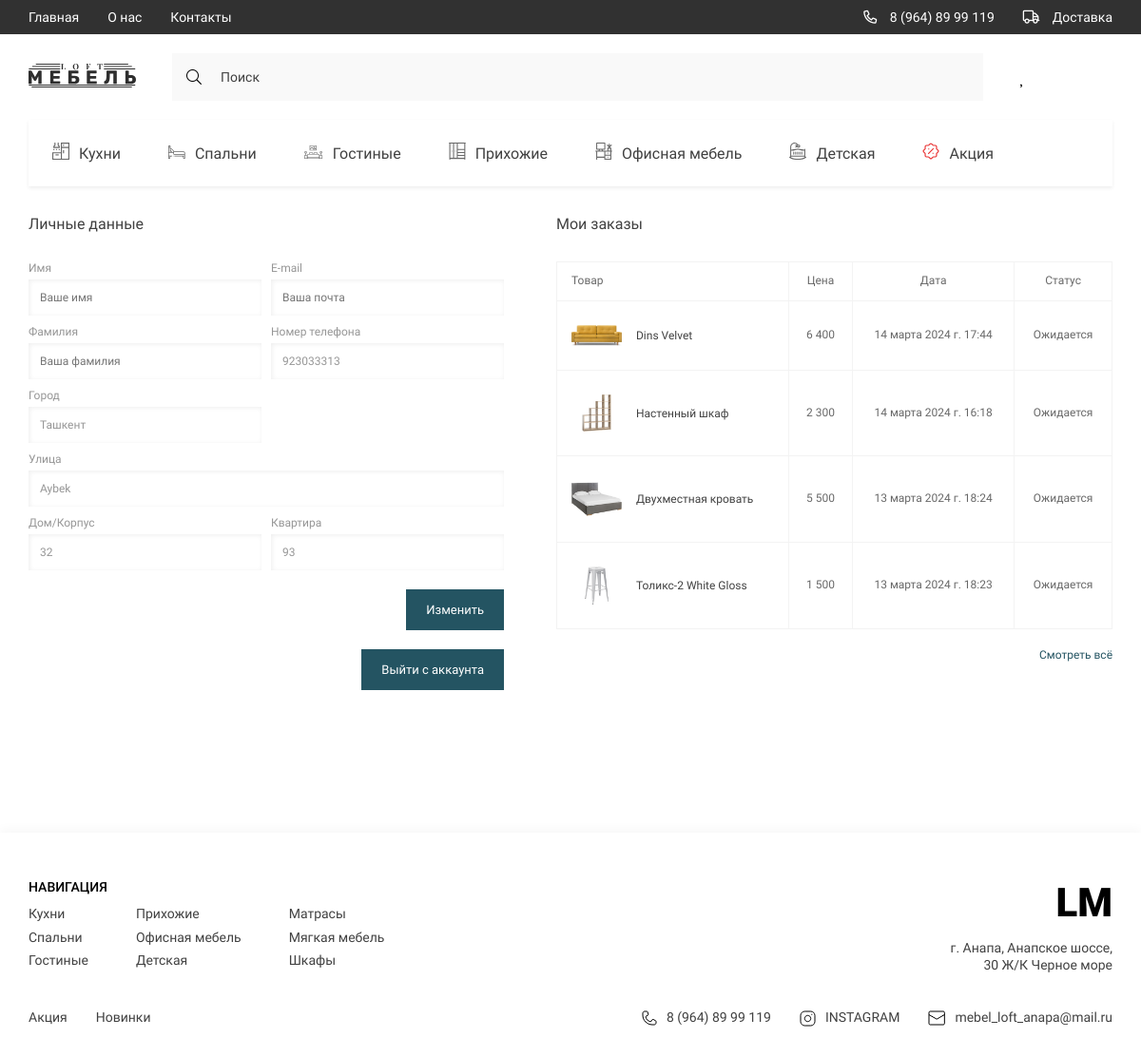
/profile/2/ (signed in), run on the app's committed database.
### loft/models.py (models this page shows, shortened)
class Category(models.Model):
    title = models.CharField(max_length=150, verbose_name='Название категории')
    image = models.ImageField(upload_to='categories/', null=True, blank=True, verbose_name='Картинка')
    slug = models.SlugField(unique=True, null=True)
    def get_absolute_url(self):
        return reverse('category_page', kwargs={'slug': self.slug})
    def get_image_category(self):
        if self.image:
            return self.image.url
        else:
            return ''
    class Meta:
        verbose_name = 'Категория'
        verbose_name_plural = 'Категории'

class Profile(models.Model):
    user = models.OneToOneField(User, on_delete=models.CASCADE, verbose_name='Пользователь')
    phone_number = models.CharField(max_length=350, blank=True, null=True, verbose_name='Номер телефона')
    city = models.CharField(max_length=350, blank=True, null=True, verbose_name='Город')
    street = models.CharField(max_length=350, blank=True, null=True, verbose_name='Улица')
    home = models.CharField(max_length=200, blank=True, null=True, verbose_name='Дом/Корпус')
    house = models.CharField(max_length=200, blank=True, null=True, verbose_name='Квартира')
    class Meta:
        verbose_name = 'Профиль'
        verbose_name_plural = 'Профили'

class PaidProduct(models.Model):
    product = models.ForeignKey(Product, on_delete=models.SET_NULL, null=True, verbose_name='Товар')
    paid = models.ForeignKey(Paid, on_delete=models.SET_NULL, null=True, verbose_name='Заказ №')
    quantity = models.IntegerField(default=0, null=True, blank=True, verbose_name='Количество')
    added_at = models.DateTimeField(auto_now_add=True, verbose_name='Дата добавления')
    price = models.FloatField(blank=True, null=True, verbose_name='Цена продукта')
    is_completed = models.BooleanField(default=False, verbose_name='Состояние заказа')
    @property
    def get_total_price(self):
        if self.product.discount:
            total_price = self.product.price * self.quantity
            discount = total_price / 100 * int(self.product.discount)
            result = total_price - discount
            return result
        else:
            total_price = self.product.price * self.quantity
            return total_price
    class Meta:
        verbose_name = 'Оплаченный товар'
        verbose_name_plural = 'Оплаченные товары'

class Product(models.Model):
    title = models.CharField(max_length=150, verbose_name='Название товара')
    price = models.FloatField(verbose_name='Цена')
    quantity = models.IntegerField(default=0, verbose_name='Количество')
    description = models.TextField(max_length=500, blank=True, null=True, verbose_name='описание')
    category = models.ForeignKey(Category, on_delete=models.CASCADE, related_name='products', verbose_name='Категория')
    short = models.TextField(max_length=150, blank=True, null=True, verbose_name='Краткое описание')
    slug = models.SlugField(unique=True, null=True)
    model_product = models.CharField(max_length=300, verbose_name='Модель', null=True, blank=True)
    dop_category = models.ForeignKey(Category, on_delete=models.CASCADE, related_name='dop_products', blank=True,
                                     null=True, verbose_name='Доп категория')
    discount = models.CharField(max_length=150, blank=True, null=True, verbose_name='Скидка')
    color_name = models.CharField(max_length=150, blank=True, null=True, verbose_name='Название цвета')
    color_code = models.CharField(max_length=150, blank=True, null=True, verbose_name='Код цвета')
    size_width = models.CharField(max_length=150, verbose_name='Ширина', blank=True, null=True)
    size_depth = models.CharField(max_length=400, verbose_name='Глибина', blank=True, null=True)
    size_height = models.CharField(max_length=400, verbose_name='Высота', blank=True, null=True)
    size_long = models.CharField(max_length=400, verbose_name='Длина', blank=True, null=True)
    def get_image_product(self):
        if self.images:
            try:
                return self.images.first().image.url
            except:
                return '-'
        else:
            return '-'
    class Meta:
        verbose_name = 'Товар'
        verbose_name_plural = 'Товары'

class Gallery(models.Model):
    image = models.ImageField(upload_to='products/', verbose_name='Картинка товара')
    product = models.ForeignKey(Product, on_delete=models.CASCADE, related_name='images')
    class Meta:
        verbose_name = 'Картинка Товара'
        verbose_name_plural = 'Картинки Товаров'

### loft/views.py (the view)
# urls.py: path('profile/<int:pk>/', profile_view, name='profile'),
def profile_view(request, pk):
    profile = Profile.objects.get(user_id=pk)
    info = get_paid_data(request)
    context = {
        'title': f'Профиль: {profile.user.username}',
        'profile': profile,
        'edit_profile_form': EditProfileForm(instance=request.user.profile if request.user.is_authenticated else None),
        'paid': info['paid'],
        'products': info['products']
    }
    return render(request, 'loft/profile.html', context)

### loft/models.py (called while the page is built)
    @property
    def get_cart_total_price(self):
        order_products = self.paidproduct_set.all()
        total_price = sum([product.get_total_price for product in order_products])
        return total_price

    @property
    def get_cart_total_quantity(self):
        order_products = self.paidproduct_set.all()
        total_quantity = sum([product.quantity for product in order_products])
        return total_quantity

### loft/templatetags/loft_tags.py (called while the page is built)
@register.simple_tag()
def get_categories_header():
    return Category.objects.all()[:7]

@register.simple_tag()
def get_categories():
    return Category.objects.all()

@register.simple_tag()
def get_normal_price(price):
    return f'{int(price):_}'.replace('_', ' ')

### loft/utils.py (called while the page is built)
def get_paid_data(request):
    cart = SavePaidOrder(request)
    info = cart.get_cart_info()
    return info

    def get_cart_info(self):
        customer, created = Customer.objects.get_or_create(user=self.user)
        paid, created = Paid.objects.get_or_create(customer=customer)
        paid_products = paid.paidproduct_set.all()
        cart_total_quantity = paid.get_cart_total_quantity
        cart_total_price = paid.get_cart_total_price
        return {
            'cart_total_quantity': cart_total_quantity,
            'cart_total_price': cart_total_price,
            'paid': paid,
            'products': paid_products
        }

### loft/templates/loft/profile.html (shortened to what this page needs)
{% extends 'base.html' %}
{% load loft_tags %}
{% block main %}
<main class="main">
    <div class="profile">
        <div class="container">
            <div class="profile__content">
                <form class="profile__form" enctype="multipart/form-data" method="post" action="{% url 'edit_profile' %}">
                    <h2 class="profile__title">Личные данные</h2>
                    <div class="profile__form-grid">
                        <div class="input__title">
                            <h2>Имя</h2>
                            {{ edit_profile_form.first_name }}
                        </div>
                        <div class="input__title">
                            <h2>E-mail</h2>
                            {{ edit_profile_form.username }}
                        </div>
                        <div class="input__title">
                            <h2>Фамилия</h2>
                            {{ edit_profile_form.last_name }}
                        </div>
                        <div class="input__title">
                            <h2>Номер телефона</h2>
                            {{ edit_profile_form.phone_number }}
                        </div>
                        <div class="input__title">
                            <h2>Город</h2>
                            {{ edit_profile_form.city }}
                        </div>
                        <div></div>
                        <div class="input__title _span-two">
                            <h2>Улица</h2>
                            {{ edit_profile_form.street }}
                        </div>
                        <div class="input__title">
                            <h2>Дом/Корпус</h2>
                            {{ edit_profile_form.home }}
                        </div>
                        <div class="input__title">
                            <h2>Квартира</h2>
                            {{ edit_profile_form.house }}
                        </div>
                    </div>
                    <button class="btn profile__btn" type="submit">Изменить</button>
                    <a href="{% url 'logout' %}" class="btn profile__btn">Выйти с аккаунта</a>
                </form>
                {% include 'loft/components/_profile_order.html' %}
            </div>
        </div>
    </div>
</main>
{% endblock main %}

### templates/components_base/_header_list_categories.html
{% load loft_tags %}
{% get_categories_header as categories %}
<ul class="header__list _categories">
    {% for category in categories %}
    <li>
        <a href="{{ category.get_absolute_url }}" class="header__list-links">
            <span class="header__list-img">
                {% if category.image %}
                <img src="{{ category.get_image_category }}" alt="icons">
                {% endif %}
            </span>
            {{ category.title }}
        </a>
    </li>
    {% endfor %}
</ul>

### loft/templates/loft/components/_profile_order.html (shortened to what this page needs)
{% load loft_tags %}
<div class="profile__orders">
    <h2 class="profile__title">Мои заказы</h2>
    <table class="profile__table">
        {% if products %}
        <tr>
            <td colspan="4">Товар</td>
            <td>Цена</td>
            <td>Дата</td>
            <td>Статус</td>
        </tr>
        {% for item in products|slice:"::-1"|slice:"4" %}
        <tr>
            <td colspan="4" class="profile__title-adaptive">
                <div class="tabel__item">
                    <img src="{{ item.product.get_image_product }}" alt="img">
                    <span>{{ item.product.title }}</span>
                </div>
            </td>
            <td class="profile__tabel-data">{% get_normal_price item.product.price %}</td>
            <td class="profile__tabel-data">{{ item.added_at }}</td>
            <td class="profile__tabel-data">Ожидается</td>
        </tr>
        {% endfor %}
        {% else %}
        <span><a href="{% url 'index' %}" class="header__list-links">Вы ещё не покупали товар нажмите чтобы найти себе подходяшее предложение</a></span>
        {% endif %}
    </table>
    {% if products %}
    <a href="#!" class="profile__orders-link">Смотреть всё</a>
    {% endif %}
</div>

### templates/components_base/_footer.html
{% load static %}
{% load loft_tags %}
{% get_categories as categories %}
<footer class="footer">
    <div class="container">
        <div class="footer__content">
            <div class="footer__navigate">
                <div class="footer__navigate-part">
                    <h2 class="footer__navigate-title">НАВИГАЦИЯ</h2>
                    <div class="footer__navigate-lists">
                        <ul class="footer__navigate-list">
                            {% for category in categories|slice:":3" %}
                            <li><a href="{{ category.get_absolute_url }}" class="footer__navigate-links">{{ category.title }}</a></li>
                            {% endfor %}
                        </ul>
                        <ul class="footer__navigate-list">
                            {% for category in categories|slice:"3:"|slice:":3" %}
                            <li><a href="{{ category.get_absolute_url }}" class="footer__navigate-links">{{ category.title }}</a></li>
                            {% endfor %}
                        </ul>
                        <ul class="footer__navigate-list">
                            {% for category in categories|slice:"8:"|slice:":3" %}
                            <li><a href="{{ category.get_absolute_url }}" class="footer__navigate-links">{{ category.title }}</a></li>
                            {% endfor %}
                        </ul>
                    </div>
                </div>
                <div class="footer__navigate-part _right">
                    <a href="{% url 'index' %}" class="footer__logo">LM</a>
                    <p class="footer__adress">г. Анапа, Анапское шоссе, 30 Ж/К Черное море</p>
                </div>
            </div>
            <div class="footer__social">
                <ul class="footer__navigate-list _short">
                    {% for category in categories|slice:"6:"|slice:":2" %}
                    <li><a href="{{ category.get_absolute_url }}" class="footer__navigate-links">{{ category.title }}</a></li>
                    {% endfor %}
                </ul>
                <ul class="footer__social-list">
                    <li>
                        <a href="tel:89648999119" class="footer__social-links">
                            <img src="{% static 'loft/assets/icons/phone.svg' %}" alt="phone">
                            8 (964) 89 99 119
                        </a>
                    </li>
                    <li>
                        <a href="https://www.instagram.com/" target="_blank" class="footer__social-links">
                            <img src="{% static 'loft/assets/icons/inst.svg' %}" alt="insta">
                            INSTAGRAM
                        </a>
                    </li>
                    <li>
                        <a href="mailto:mebel_loft_anapa@mail.ru" target="_blank" class="footer__social-links">
                            <img src="{% static 'loft/assets/icons/mail.svg' %}" alt="mail">
                            mebel_loft_anapa@mail.ru
                        </a>
                    </li>
                </ul>
            </div>
        </div>
    </div>
</footer>

### data on the page
Category: get_image_category (picture), title "Кухни"
Category: get_image_category (picture), title "Спальни"
Category: get_image_category (picture), title "Гостиные"
Category: get_image_category (picture), title "Прихожие"
Category: get_image_category (picture), title "Офисная мебель"
Category: get_image_category (picture), title "Детская"
Category: get_image_category (picture), title "Акция"
Profile: phone_number "923033313", city "Ташкент", street "Aybek", home "32", house "93"
PaidProduct: product.get_image_product (picture), product "Dins Velvet", product.price "6 400", added_at "14 марта 2024 г. 17:44"
PaidProduct: product.get_image_product (picture), product "Настенный шкаф", product.price "2 300", added_at "14 марта 2024 г. 16:18"
PaidProduct: product.get_image_product (picture), product "Двухместная кровать", product.price "5 500", added_at "13 марта 2024 г. 18:24"
PaidProduct: product.get_image_product (picture), product "Толикс-2 White Gloss", product.price "1 500", added_at "13 марта 2024 г. 18:23"
Category: title "Матрасы"
Category: title "Мягкая мебель"
Category: title "Шкафы"
Category: title "Новинки"
